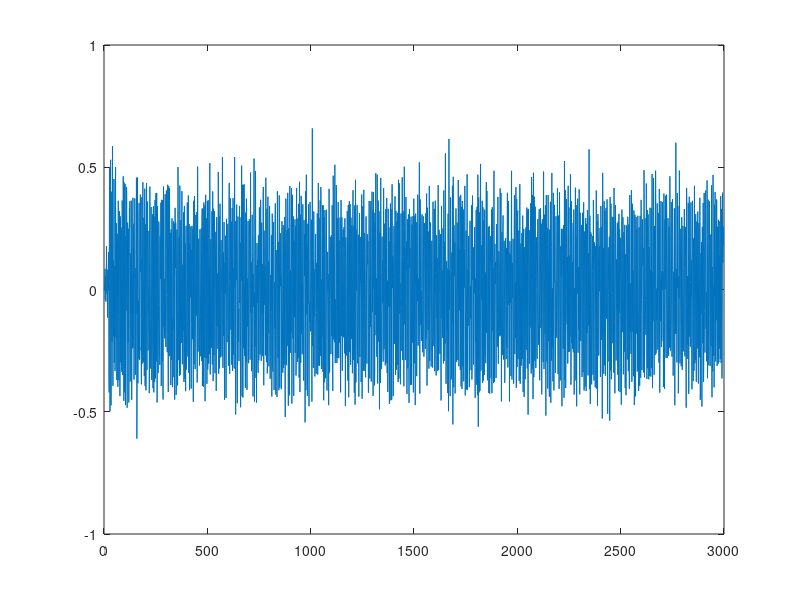

Write MATLAB code to recreate this figure.
%%Author: Mark Blair
%This is the simulation of the datapath of the receiver, it should roughly
%match up with the vhdl simulation, minus some quantization noise.

clear;
%
rx = importdata("rx.mat");
mu = 1/16;
ref = 1/16;
L = 9;
a = zeros(1,length(rx));a(1) = 1;
f_regs = zeros(1,L)
for ii = 1:length(rx)
    s(ii) = a(ii)*rx(ii);
    f_in = f_regs(1)+s(ii).^2;
    f_regs = [f_in f_regs(1:end-1)];
    cic_out = (f_regs(1)-f_regs(end))/(L-1);
    err(ii) = mu*(ref-cic_out);
    a(ii+1) = a(ii) + err(ii);
end

plot(s)
